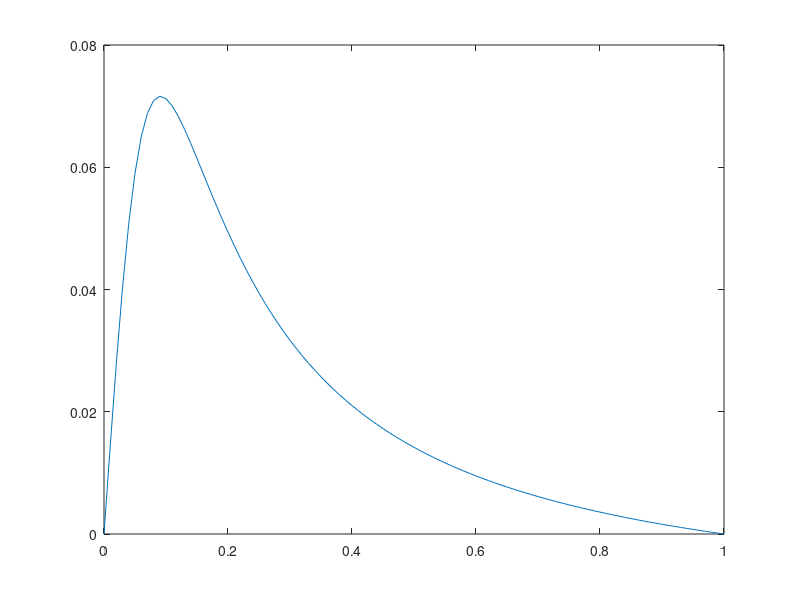

The MATLAB source for this figure:
clear all
%%
If_Selective=1;
R1=1;
R2=0:0.01:1;
R_sam_Total=0.01;
Sam_Stary_Ratio=194;
R_sam=R_sam_Total/(Sam_Stary_Ratio+1);
R_sam_stray=R_sam_Total/(Sam_Stary_Ratio+1)*Sam_Stary_Ratio;
R_Ref_stray=0;
R_Constant_stray=0;

Ratio_Ref=R2.^2;

Ratio_Sam=(1-R2).^2;

P_Ref=R1*Ratio_Ref;
P_Sam=R_sam*Ratio_Sam;


P_Inter=2*(P_Ref.*P_Sam).^0.5;

P_Sam_Stray=R_sam_stray.*Ratio_Sam;
P_Ref_Stray=R_Ref_stray.*Ratio_Ref;

IE=P_Inter./(P_Ref+P_Sam+P_Sam_Stray+P_Ref_Stray+R_Constant_stray);

P_Sam_Total=P_Sam+P_Sam_Stray;
P_Ref_Total=P_Ref+P_Ref_Stray;

plot(R2,IE,R2,P_Sam_Total,R2,P_Ref_Total);
plot(R2,IE);